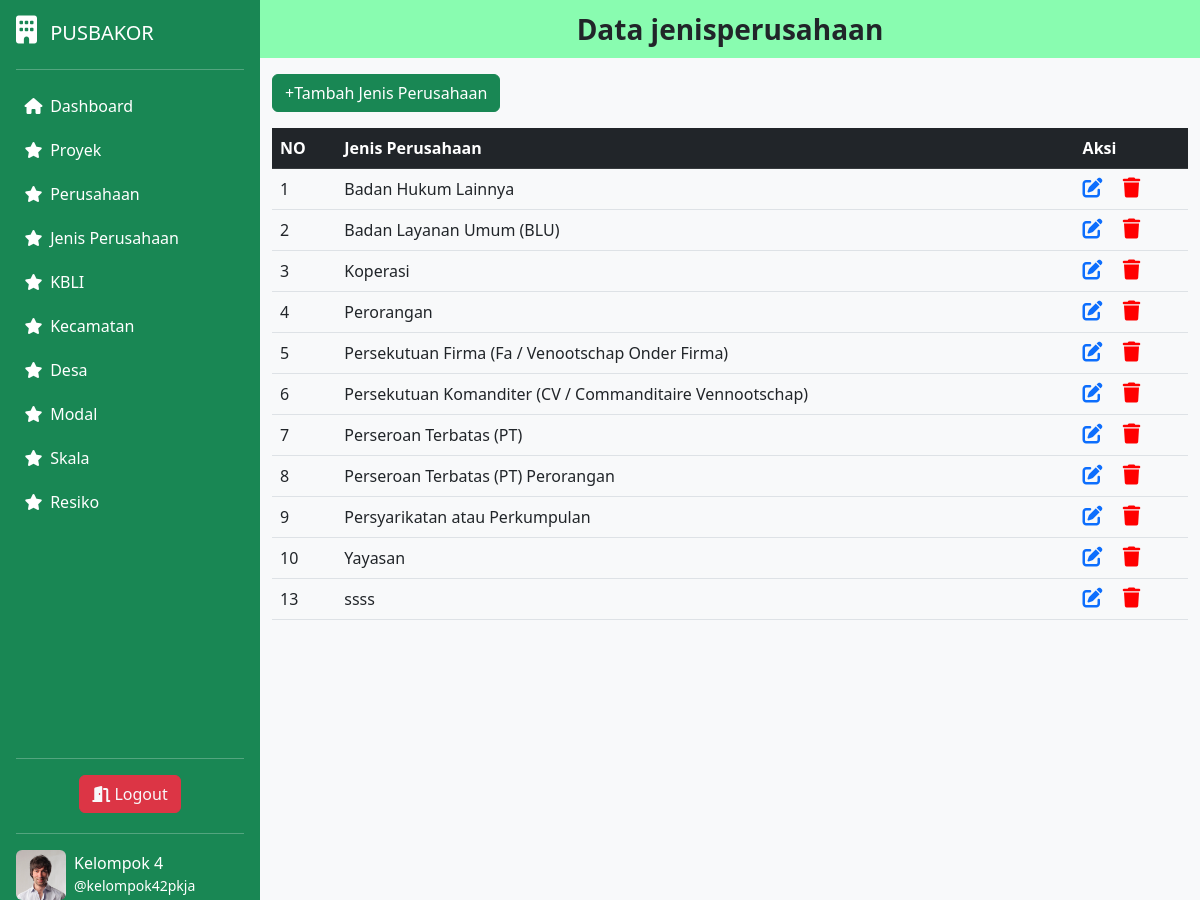
Page /index.php/jenisperusahaan on the committed database.
### tables this page shows
CREATE TABLE IF NOT EXISTS `jenisperusahaan` (
  `id` int NOT NULL AUTO_INCREMENT,
  `jenis_perusahaan` varchar(255) DEFAULT NULL,
  PRIMARY KEY (`id`)
);

### application/controllers/jenisperusahaan.php (called while the page is built, shortened)
<?php
class jenisperusahaan extends CI_Controller {
    public function __construct() {
        $this->load->model('jenisperusahaanmodel');
    }
    public function index() {
        $data['jenisperusahaan'] = $this->jenisperusahaanmodel->get_all_jenisperusahaan();
        $data['judul'] = "Data jenisperusahaan";
        $data['content']=$this->load->view('jenisperusahaanview', $data,true);
        $this->load->view('template/index',$data);
    }
}
?>

### index.php (called while the page is built, shortened)
<?php
require_once BASEPATH.'core/CodeIgniter.php';

### application/models/jenisperusahaanmodel.php (called while the page is built, shortened)
<?php
class jenisperusahaanmodel extends CI_Model {
    public function get_all_jenisperusahaan() {
        $query = $this->db->get('jenisperusahaan');
        return $query->result_array();
    }
}
?>

### application/views/jenisperusahaanview.php (the view, shortened to what this page needs)
<!DOCTYPE html>
<html lang="en">
<head>
  <link href="https://cdn.jsdelivr.net/npm/bootstrap@5.2.3/dist/css/bootstrap.min.css" rel="stylesheet">
  <link rel="stylesheet" href="https://cdnjs.cloudflare.com/ajax/libs/font-awesome/6.4.0/css/all.min.css" />
</head>
<body>
  <div class="container">
   <div class="scrolling-table">
    <a href="<?php echo base_url('jenisperusahaan/add'); ?>" class="btn btn-success mb-3">+Tambah Jenis Perusahaan</a>
    <table class="table table-hover text-left">
      <thead class="table-dark sticky-header">
        <tr>
          <th scope="col">NO</th>
          <th scope="col">Jenis Perusahaan</th>
          <th scope="col">Aksi</th>
        </tr>
      </thead>
      <tbody>
      <?php foreach ($jenisperusahaan as $row) { ?>
          <tr>
            <td><?php echo $row["id"] ?></td>
            <td><?php echo $row["jenis_perusahaan"] ?></td>
            <td>
            <a href="<?php echo base_url('jenisperusahaan/edit/' . $row['id']); ?>"><i class="fa-solid fa-pen-to-square fs-5 me-3"></i></a>
            <a href="<?php echo base_url('jenisperusahaan/delete/' . $row['id']); ?>" onclick="return confirm('Kamu Yakin Mau Hapus Ini?');">
            <i class="fa-solid fa-red fa-trash fs-5"> </i></a>
            </td>
          </tr>
        <?php
        }
        ?>
      </tbody>
    </table>
    </div>
  </div>
</body>
</html>

### application/views/template/css/style.css (style rules this page uses)
html,body { height: 100%; font-family: 'Ubuntu', sans-serif; }

### application/views/jenisperusahaanview.php (style rules this page uses)
.fa-red { color: red; }
.scrolling-table { height: 672px; overflow-y: auto; }
.sticky-header th { position: sticky; top: 0; z-index: 1; }

### rows in the picture
jenisperusahaan: id "1", jenis_perusahaan "Badan Hukum Lainnya"
jenisperusahaan: id "2", jenis_perusahaan "Badan Layanan Umum (BLU)"
jenisperusahaan: id "3", jenis_perusahaan "Koperasi"
jenisperusahaan: id "4", jenis_perusahaan "Perorangan"
jenisperusahaan: id "5", jenis_perusahaan "Persekutuan Firma (Fa / Venootschap Onder Firma)"
jenisperusahaan: id "6", jenis_perusahaan "Persekutuan Komanditer (CV / Commanditaire Vennootschap)"
jenisperusahaan: id "7", jenis_perusahaan "Perseroan Terbatas (PT)"
jenisperusahaan: id "8", jenis_perusahaan "Perseroan Terbatas (PT) Perorangan"
jenisperusahaan: id "9", jenis_perusahaan "Persyarikatan atau Perkumpulan"
jenisperusahaan: id "10", jenis_perusahaan "Yayasan"
jenisperusahaan: id "13", jenis_perusahaan "ssss"

### other values in the picture
$judul "Data jenisperusahaan"
